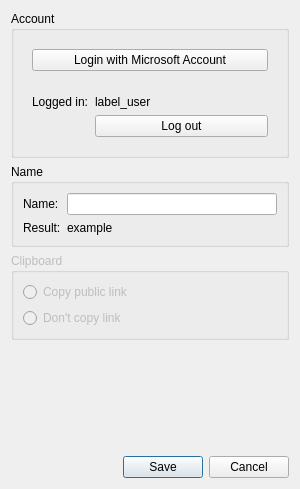
<?xml version="1.0" encoding="UTF-8"?>
<ui version="4.0">
 <class>Dropbox</class>
 <widget class="QDialog" name="Dropbox">
  <property name="geometry">
   <rect>
    <x>0</x>
    <y>0</y>
    <width>300</width>
    <height>489</height>
   </rect>
  </property>
  <property name="windowTitle">
   <string>OneDrive - Settings</string>
  </property>
  <layout class="QVBoxLayout" name="verticalLayout_2">
   <item>
    <widget class="QGroupBox" name="group_account">
     <property name="title">
      <string>Account</string>
     </property>
     <layout class="QVBoxLayout" name="verticalLayout_5">
      <item>
       <widget class="QWidget" name="widget_authorize" native="true">
        <layout class="QVBoxLayout" name="layout_login">
         <item>
          <widget class="QPushButton" name="button_authenticate">
           <property name="text">
            <string>Login with Microsoft Account</string>
           </property>
          </widget>
         </item>
        </layout>
       </widget>
      </item>
      <item>
       <widget class="QWidget" name="widget_loggedIn" native="true">
        <layout class="QFormLayout" name="layout_account">
         <item row="0" column="0">
          <widget class="QLabel" name="label_loggedIn">
           <property name="text">
            <string>Logged in:</string>
           </property>
          </widget>
         </item>
         <item row="0" column="1">
          <widget class="QLabel" name="label_user">
           <property name="text">
            <string>label_user</string>
           </property>
          </widget>
         </item>
         <item row="1" column="1">
          <widget class="QPushButton" name="button_logout">
           <property name="text">
            <string>Log out</string>
           </property>
          </widget>
         </item>
        </layout>
       </widget>
      </item>
     </layout>
    </widget>
   </item>
   <item>
    <widget class="QGroupBox" name="group_name">
     <property name="title">
      <string>Name</string>
     </property>
     <layout class="QFormLayout" name="formLayout_2">
      <item row="0" column="0">
       <widget class="QLabel" name="label_format">
        <property name="text">
         <string>Name:</string>
        </property>
       </widget>
      </item>
      <item row="0" column="1">
       <widget class="QLineEdit" name="input_nameFormat"/>
      </item>
      <item row="1" column="0">
       <widget class="QLabel" name="label_resultLabel">
        <property name="text">
         <string>Result:</string>
        </property>
       </widget>
      </item>
      <item row="1" column="1">
       <widget class="QLabel" name="label_example">
        <property name="text">
         <string>example</string>
        </property>
       </widget>
      </item>
     </layout>
    </widget>
   </item>
   <item>
    <widget class="QGroupBox" name="group_clipboard">
     <property name="enabled">
      <bool>false</bool>
     </property>
     <property name="title">
      <string>Clipboard</string>
     </property>
     <layout class="QVBoxLayout" name="verticalLayout_3">
      <item>
       <widget class="QRadioButton" name="radio_publiclink">
        <property name="text">
         <string>Copy public link</string>
        </property>
       </widget>
      </item>
      <item>
       <widget class="QRadioButton" name="radio_dontcopy">
        <property name="text">
         <string>Don't copy link</string>
        </property>
       </widget>
      </item>
     </layout>
    </widget>
   </item>
   <item>
    <spacer name="verticalSpacer">
     <property name="orientation">
      <enum>Qt::Vertical</enum>
     </property>
     <property name="sizeHint" stdset="0">
      <size>
       <width>20</width>
       <height>40</height>
      </size>
     </property>
    </spacer>
   </item>
   <item>
    <widget class="QDialogButtonBox" name="buttonBox">
     <property name="orientation">
      <enum>Qt::Horizontal</enum>
     </property>
     <property name="standardButtons">
      <set>QDialogButtonBox::Cancel|QDialogButtonBox::Save</set>
     </property>
    </widget>
   </item>
  </layout>
 </widget>
 <tabstops>
  <tabstop>button_authenticate</tabstop>
  <tabstop>button_logout</tabstop>
  <tabstop>input_nameFormat</tabstop>
  <tabstop>radio_publiclink</tabstop>
  <tabstop>radio_dontcopy</tabstop>
  <tabstop>buttonBox</tabstop>
 </tabstops>
 <resources/>
 <connections>
  <connection>
   <sender>buttonBox</sender>
   <signal>accepted()</signal>
   <receiver>Dropbox</receiver>
   <slot>accept()</slot>
   <hints>
    <hint type="sourcelabel">
     <x>239</x>
     <y>356</y>
    </hint>
    <hint type="destinationlabel">
     <x>157</x>
     <y>274</y>
    </hint>
   </hints>
  </connection>
  <connection>
   <sender>buttonBox</sender>
   <signal>rejected()</signal>
   <receiver>Dropbox</receiver>
   <slot>reject()</slot>
   <hints>
    <hint type="sourcelabel">
     <x>239</x>
     <y>356</y>
    </hint>
    <hint type="destinationlabel">
     <x>258</x>
     <y>274</y>
    </hint>
   </hints>
  </connection>
 </connections>
</ui>
